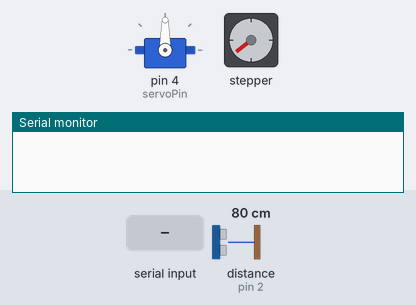
Bench run of a sketch on a simulated Arduino Uno, built with avr-gcc and run on an emulated ATmega328P. On the bench: servo, stepper motor, the last lines printed to the serial monitor. Wiring (inferred from the names in the program): ultrasonic range finder: trigger pin 3; echo pin 2. The test bench sets the inputs (shaded band); at power-on: distance to the obstacle (sensor on pin 2) 80 cm. The echo pulse lasts 58.3 µs per cm; stepper angles assume 2048 steps per turn.

Above: at 2.7 s.
2.8 s: distance to the obstacle (sensor on pin 2) set to 2 cm
At 5.0 s:
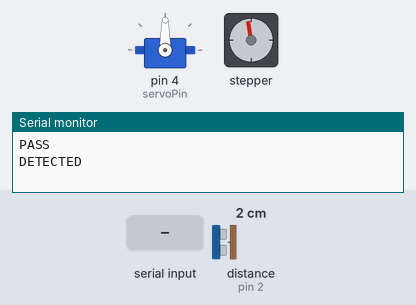
5.5 s: "RED\n" received over Serial
At 6.1 s:
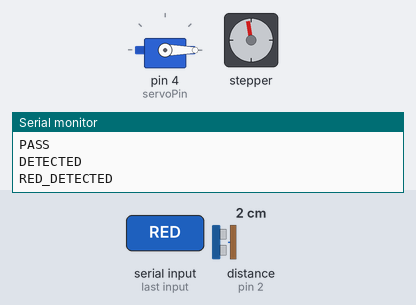
10.8 s: "RED\n" received over Serial
At 13.6 s:
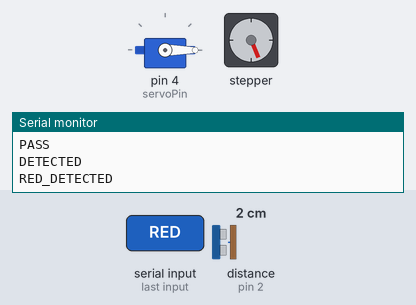
16.7 s: distance to the obstacle (sensor on pin 2) set to 4 cm
At 19.2 s:
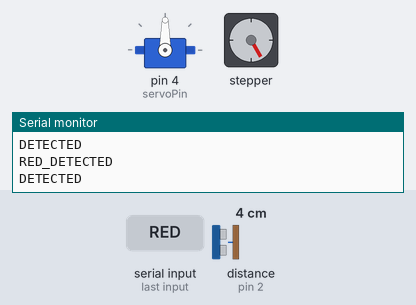
Timing chart, 0 to 20.7 s (numbered marks = the images above; inputs shaded):
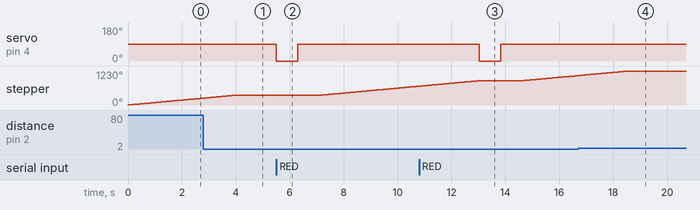

Measured:
- after the input at 2.8 s, stepper: goes on until 3.9 s, then stays 351°
- after the input at 5.5 s, servo on pin 4 (servoPin): 90° → 0° at once, → 90° 0.80 s later; stepper: keeps turning clockwise at about 90°/s, starting after 1.6 s
- after the input at 10.8 s, servo on pin 4 (servoPin): 90° → 0° after 2.2 s, → 90° 0.80 s later
- after the input at 16.7 s, stepper: goes on until 18.6 s, then stays 1230°
- by itself, stepper: keeps turning clockwise at about 89°/s

The sketch:

detect.ino
```cpp
#include <Servo.h>
#include <Stepper.h>

const int stepsPerRevolution = 2048;
Stepper myStepper(stepsPerRevolution, 8, 10, 9, 11);

const int trigPin = 3;
const int echoPin = 2;

// 서보모터
Servo ejectServo;
const int servoPin = 4;
const int idleAngle = 90;
const int ejectAngle = 0;

unsigned long lastHeartbeat = 0;

void setup() {
  myStepper.setSpeed(15);
  pinMode(trigPin, OUTPUT);
  pinMode(echoPin, INPUT);

  ejectServo.attach(servoPin);
  ejectServo.write(idleAngle);

  Serial.begin(9600);
}

void loop() {
  digitalWrite(trigPin, LOW);
  delayMicroseconds(2);
  digitalWrite(trigPin, HIGH);
  delayMicroseconds(10);
  digitalWrite(trigPin, LOW);

  long duration = pulseIn(echoPin, HIGH);
  long distance = duration * 0.034 / 2;

  if (distance > 1 && distance < 5) {
    Serial.println("DETECTED");

    unsigned long waitStart = millis();
    bool serverResponded = false;
    String response = "";

    while (millis() - waitStart < 5000) {
      if (Serial.available() > 0) {
        response = Serial.readStringUntil('\n');
        response.trim();
        serverResponded = true;
        break;
      }
    }

    if (!serverResponded) {
      Serial.println("ERROR_CONNECTION");
      while (true)
        ;
    } else {
      if (response == "RED") {
        Serial.println("RED_DETECTED");

        // 컨베이어 정지 후 서보로 불량품 배출
        ejectServo.write(ejectAngle);
        delay(800);
        ejectServo.write(idleAngle);
        delay(800);

        // 배출된 물건이 센서 구역을 완전히 벗어날 때까지 벨트 이동
        for (int i = 0; i < 200; i++) {
          myStepper.step(10);
        }
      } else {
        Serial.println("PASS");

        // 정상품: 벨트를 충분히 이동시켜 센서 구역 통과
        for (int i = 0; i < 300; i++) {
          myStepper.step(10);
        }
      }
    }
  } else {
    for (int i = 0; i < 100; i++) {
      myStepper.step(10);
    }

    if (millis() - lastHeartbeat > 3000) {
      Serial.println("PASS");
      lastHeartbeat = millis();
    }
  }
}
```
